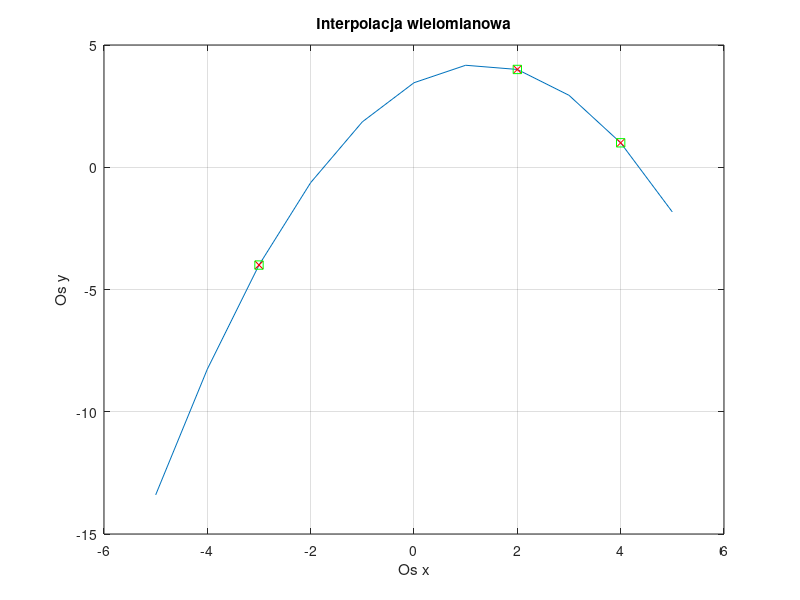

MATLAB code for this plot:
disp("Wspolrzedne wezlow");
w0=[-3,-4]
w1=[2,4]
w2=[4,1]
X=[w0(1,1)^0, w0(1,1)^1, w0(1,1)^2;
 w1(1,1)^0, w1(1,1)^1, w1(1,1)^2;
 w2(1,1)^0, w2(1,1)^1, w2(1,1)^2];

disp("Macierz X");
disp(X);
Y=[w0(1,2); w1(1,2); w2(1,2)];
disp("Macierz Y");
disp(Y);
A=inv(X)*Y;
disp("Macierz wspolczynnikow");
disp(A);
fprintf(' W(x)=%f*x^2 + %f*x + %f \n', A(3,1), A(2,1), A(1,1));
% czesc graficzna
x=[-5:1:5];
y=zeros(1,11);
for i=1:11
 y(i)=A(1,1)+A(2,1)*x(i)+A(3,1)*x(i)^2;
end
plot(x, y);
grid on;
hold on;
vector_x=[w0(1,1), w1(1,1), w2(1,1)];
vector_y=[0,0,0];
for i=1:3
 vector_y(1,1)=vector_y(1,1)+A(i,1)*w0(1,1)^(i-1);
 vector_y(1,2)=vector_y(1,2)+A(i,1)*w1(1,1)^(i-1);
 vector_y(1,3)=vector_y(1,3)+A(i,1)*w2(1,1)^(i-1);
end
plot(vector_x,vector_y,'rx');
plot(w0(1,1),w0(1,2),'--gs');
plot(w1(1,1),w1(1,2),'--gs');
plot(w2(1,1),w2(1,2),'--gs');
title('Interpolacja wielomianowa');
ylabel('Os y');
xlabel('Os x');


